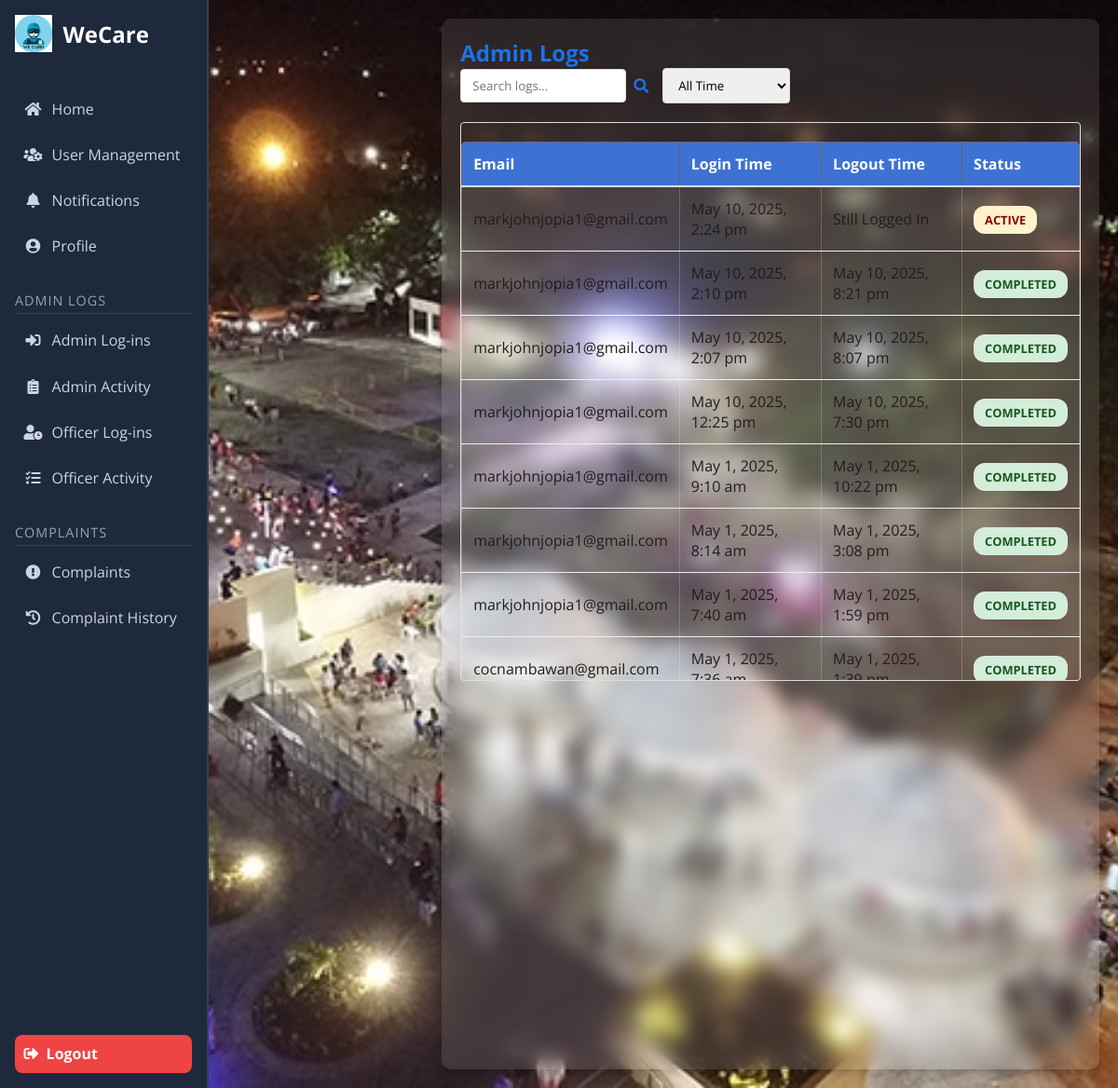
The page /admin_logs.php (signed in) on the database its author committed.
### tables this page shows
CREATE TABLE `admin_logs` (
  `id` int(11) NOT NULL,
  `user_id` int(11) NOT NULL,
  `email` varchar(255) NOT NULL,
  `login_time` datetime NOT NULL,
  `logout_time` datetime DEFAULT NULL
);

### admin_logs.php (the view, shortened to what this page needs)
<?php
require_once 'includes/db_conn.php';
try {
    $stmt = $conn->prepare("SELECT * FROM admin_logs ORDER BY login_time DESC");
    $stmt->execute();
    $logs = $stmt->fetchAll(PDO::FETCH_ASSOC);
} catch (PDOException $e) {
    die("Error fetching admin logs: " . $e->getMessage());
}
?>
<!DOCTYPE html>
<html lang="en">
<head>
    <link rel="stylesheet" href="assets/css/style.css">
    <link href="https://cdnjs.cloudflare.com/ajax/libs/font-awesome/5.15.4/css/all.min.css" rel="stylesheet">
</head>
<body>
    <div class="dashboard-wrapper">
        <?php include 'includes/sidebar.php'; ?>
        <main class="main-content">
            <div class="container">
                <h2 style="color: #1a73e8;">Admin Logs</h2>
                <div class="filter-container">
                    <div class="filter-group">
                        <input type="text" id="search" class="filter-input" placeholder="Search logs...">
                        <i class="fas fa-search" style="color: #1a73e8;"></i>
                    </div>
                    <div class="filter-group">
                        <select id="timeFilter" class="filter-input">
                            <option value="all">All Time</option>
                        </select>
                    </div>
                </div>
                <div class="table-container">
                    <table class="log-table">
                        <thead>
                            <tr>
                                <th>Email</th>
                                <th>Login Time</th>
                                <th>Logout Time</th>
                                <th>Status</th>
                            </tr>
                        </thead>
                        <tbody>
                            <?php foreach ($logs as $log): ?>
                                <tr>
                                    <td><?php echo htmlspecialchars($log['email']); ?></td>
                                    <td data-timestamp="<?php echo strtotime($log['login_time']); ?>">
                                        <?php echo date("F j, Y, g:i a", strtotime($log['login_time'])); ?>
                                    </td>
                                    <td>
                                        <?php if ($log['logout_time']): ?>
                                            <?php echo date("F j, Y, g:i a", strtotime($log['logout_time'])); ?>
                                        <?php else: ?>
                                            Still Logged In
                                        <?php endif; ?>
                                    </td>
                                    <td>
                                        <span class="status <?php echo $log['logout_time'] ? 'success' : 'warning'; ?>">
                                            <?php echo $log['logout_time'] ? 'Completed' : 'Active'; ?>
                                        </span>
                                    </td>
                                </tr>
                            <?php endforeach; ?>
                        </tbody>
                    </table>
                </div>
            </div>
        </main>
    </div>
</body>
</html>

### includes/sidebar.php
<aside class="sidebar">
    <div class="logo-container">
        <img src="../assets/images/logo.png" alt="Logo" class="logo">
        <h2>WeCare</h2>
    </div>
    <nav class="nav-sections">
        <ul class="nav-list">
            <li><a href="/dashboard.php"><i class="fas fa-home"></i><span>Home</span></a></li>
            <?php if (in_array($_SESSION['role'], ['admin', 'officer'])): ?>
            <li><a href="/manage_users.php"><i class="fas fa-users-cog"></i><span>User Management</span></a></li>
            <li><a href="/notification.php"><i class="fas fa-bell"></i><span>Notifications</span></a></li>
            <?php endif; ?>
            <li><a href="/profile.php"><i class="fas fa-user-circle"></i><span>Profile</span></a></li>
            <?php if ($_SESSION['role'] === 'admin'): ?>
            <li class="nav-heading">Admin Logs</li>
            <li><a href="/admin_logs.php"><i class="fas fa-sign-in-alt"></i><span>Admin Log-ins</span></a></li>
            <li><a href="/admin_activity_logs.php"><i class="fas fa-clipboard-list"></i><span>Admin Activity</span></a></li>
            <li><a href="/officer_logs.php"><i class="fas fa-user-clock"></i><span>Officer Log-ins</span></a></li>
            <li><a href="/officer_activity_logs.php"><i class="fas fa-tasks"></i><span>Officer Activity</span></a></li>
            <?php endif; ?>
            <?php if (in_array($_SESSION['role'], ['admin', 'officer'])): ?>
            <li class="nav-heading">Complaints</li>
            <li><a href="/admin_view_complaints.php"><i class="fas fa-exclamation-circle"></i><span>Complaints</span></a></li>
            <li><a href="/history_complaints.php"><i class="fas fa-history"></i><span>Complaint History</span></a></li>
            <?php endif; ?>
        </ul>
    </nav>
    <button class="logout-btn" onclick="window.location.href='/logout.php'">
        <i class="fas fa-sign-out-alt"></i><span>Logout</span>
    </button>
</aside>

### assets/css/style.css (style rules this page uses)
* { margin: 0; padding: 0; box-sizing: border-box; font-family: "Open Sans", sans-serif; }
body { display: flex; align-items: stretch; min-height: 100vh; width: 100%; background: url("../images/image.jpg"), #000; background-position: center; background-size: cover; background-repeat: no-repeat; color: #fff; }
.dashboard-wrapper { display: flex; width: 100%; }
.sidebar { width: 250px; background-color: #1e293b; color: white; display: flex; flex-direction: column; justify-content: space-between; padding: 1rem; border-right: 2px solid #334155; min-height: 100vh; }
.logo-container { display: flex; align-items: center; gap: 0.75rem; margin-bottom: 2rem; }
.logo-container .logo { height: 40px; }
.nav-list { list-style: none; padding: 0; margin: 0; }
.nav-list li { margin: 0.5rem 0; }
.nav-list li.nav-heading { margin-top: 1.5rem; font-size: 0.9rem; color: #94a3b8; text-transform: uppercase; letter-spacing: 1px; padding: 0.25rem 0; border-bottom: 1px solid #334155; }
.nav-list a { display: flex; align-items: center; color: #cbd5e1; padding: 0.6rem; border-radius: 8px; text-decoration: none; transition: background 0.2s ease; }
.nav-list a i { width: 20px; text-align: center; margin-right: 10px; font-size: 1rem; }
.nav-list a span { flex-grow: 1; }
.logout-btn { margin-top: auto; padding: 0.6rem; background-color: #ef4444; color: white; border: none; border-radius: 8px; font-weight: bold; cursor: pointer; display: flex; align-items: center; gap: 0.5rem; transition: background 0.3s ease; }
.main-content { flex-grow: 1; padding: 20px; background: rgba(255, 255, 255, 0.1); border-radius: 10px; margin: 20px; box-shadow: 0 4px 10px rgba(0, 0, 0, 0.2); backdrop-filter: blur(10px); -webkit-backdrop-filter: blur(10px); }
table { width: 100%; border-collapse: collapse; margin-top: 20px; background: rgba(255, 255, 255, 0.1); border-radius: 5px; overflow: hidden; }
table th, table td { padding: 12px; border: 1px solid rgba(255, 255, 255, 0.2); text-align: left; color: #fff; }
table th { background: rgba(0, 123, 255, 0.5); color: #fff; }
button { background: #007bff; color: #fff; font-weight: 600; border: none; padding: 10px 15px; cursor: pointer; border-radius: 5px; font-size: 16px; transition: 0.3s ease; }

### admin_logs.php (style rules this page uses)
.main-content { padding: 20px; margin-left: 250px; transition: margin-left 0.3s; }
.filter-container { margin-bottom: 20px; display: flex; gap: 15px; flex-wrap: wrap; }
.filter-group { display: flex; align-items: center; gap: 8px; }
.filter-input { padding: 8px 12px; border: 1px solid #ddd; border-radius: 4px; color:rgb(0, 0, 0); }
.log-table { width: 100%; border-collapse: collapse; margin-top: 20px; }
.log-table th { position: sticky; top: 0; background:rgb(61, 114, 211); padding: 12px; text-align: left; border-bottom: 2px solid #ddd; color:rgb(255, 255, 255); }
.log-table td { padding: 12px; border-bottom: 1px solid #eee; color:rgb(34, 29, 29); }
.table-container { max-height: 600px; overflow-y: auto; border: 1px solid #ddd; border-radius: 4px; }
.status { padding: 6px 12px; border-radius: 12px; font-size: 0.8em; font-weight: bold; text-transform: uppercase; }
.success { background: #d4edda; color: #155724; }
.warning { background: #fff3cd; color:rgb(133, 4, 4); }

### rows shown on the page
admin_logs: email "markjohnjopia1@gmail.com", login_time "May 10, 2025, 2:24 pm", shows "Still Logged In", shows "ACTIVE"
admin_logs: email "markjohnjopia1@gmail.com", login_time "May 10, 2025, 2:10 pm", logout_time "May 10, 2025, 8:21 pm", shows "COMPLETED"
admin_logs: email "markjohnjopia1@gmail.com", login_time "May 10, 2025, 2:07 pm", logout_time "May 10, 2025, 8:07 pm", shows "COMPLETED"
admin_logs: email "markjohnjopia1@gmail.com", login_time "May 10, 2025, 12:25 pm", logout_time "May 10, 2025, 7:30 pm", shows "COMPLETED"
admin_logs: email "markjohnjopia1@gmail.com", login_time "May 1, 2025, 9:10 am", logout_time "May 1, 2025, 10:22 pm", shows "COMPLETED"
admin_logs: email "markjohnjopia1@gmail.com", login_time "May 1, 2025, 8:14 am", logout_time "May 1, 2025, 3:08 pm", shows "COMPLETED"
admin_logs: email "markjohnjopia1@gmail.com", login_time "May 1, 2025, 7:40 am", logout_time "May 1, 2025, 1:59 pm", shows "COMPLETED"
admin_logs: email "cocnambawan@gmail.com", login_time "May 1, 2025,…", logout_time "May 1, 2025,…", shows "COMPLETED"
